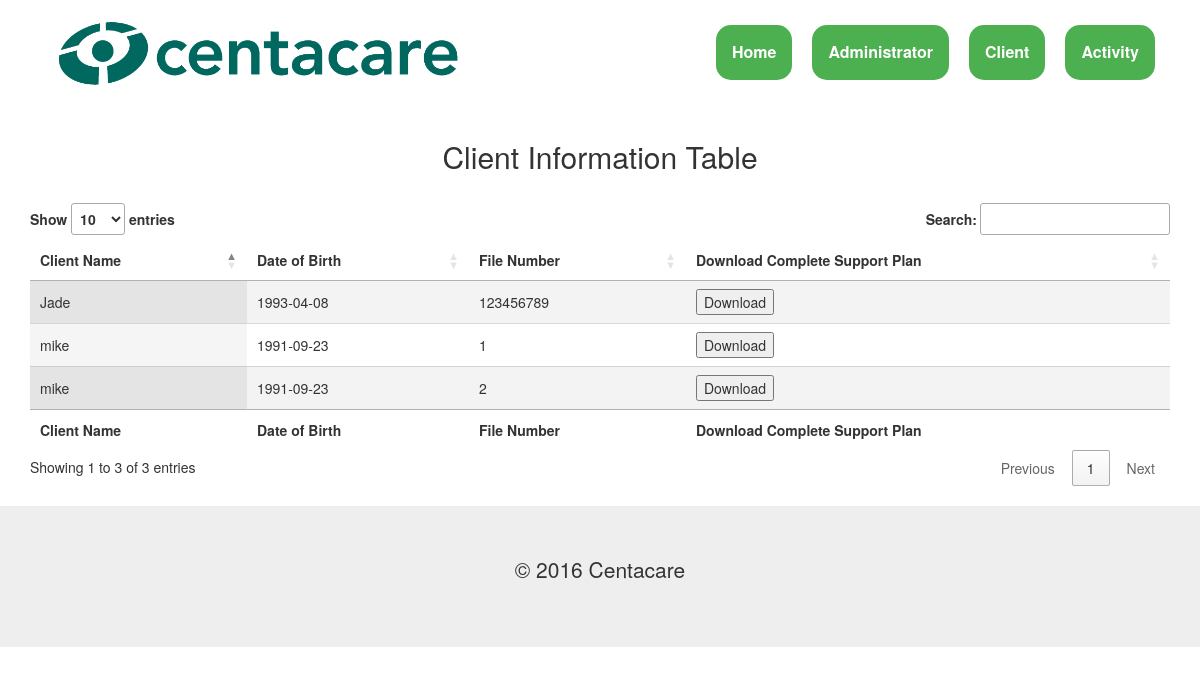
Screenshot of /viewclient.php (signed in) with the database file from the repository.
### tables this page shows
CREATE TABLE `ClientBasicInformation` (
  `ClientName` varchar(50) NOT NULL,
  `D.O.B` date NOT NULL,
  `FileNo` int(30) NOT NULL
);

### viewclient.php (the view, shortened to what this page needs)
<!DOCTYPE html>
<html lang="en">
<head>
	<link type="text/css" rel="stylesheet" href="css/styles.css"/>
	<link rel="stylesheet" href="css/bootstrap.css">
	<link rel="stylesheet" href="css/datatable.css">
    <link type="text/css" rel="stylesheet" href="css/menustyle2.css"/>
	<link rel="stylesheet" type="text/css" href="//cdn.datatables.net/1.10.12/css/jquery.dataTables.css">
</head>
	<header style="z-index:999;"class="header" id="interest" class="navbar navbar-inverse navbar-fixed-top" role="banner">
	 	<div class="container">
	    	<div class="navbar-header">
	    	<a href="home.php"><img src="images/logo.png" alt="centacarelogo" style="width:40%;height:20%;"/></a>
	    <nav class="collapse navbar-collapse bs-navbar-collapse navbar-right" role="navigation"style=" position: relative;">
	      <ul class="nav navbar-nav menu">
	  		<div class="dropdown">
				<button class="dropbtn">Activity</button>
			</div>
	  		<div class="dropdown">
				<button class="dropbtn">Client</button>
 			</div>
 	  		<div class="dropdown">
 		 		<button class="dropbtn">Administrator</button>
			</div>
 	  		<div class="dropdown" >
 		 		<a href="home.php" ><button class="dropbtn">
  					Home
  				</button></a>
			</div>
	</header>
	<br>
	<body>
	<br>
	<div class="container">
	<br>
<center>
	<h2 style="float:center">Client Information Table</h2></center> <br>
	<table id="datatable" class="display" cellspacing="0" width="100%">
				        <thead>
				            <tr>
				                <th>Client Name</th>
				                <th>Date of Birth</th>
				                <th>File Number</th>
				                <th>Download Complete Support Plan</th>
				            </tr>
				        </thead>
				        <tfoot>
				            <tr>
				                <th>Client Name</th>
				                <th>Date of Birth</th>
				                <th>File Number</th>
				                <th>Download Complete Support Plan</th>
				            </tr>
				        </tfoot>
				        <tbody>
							<?php
								$mysqli = new mysqli('drwatson.zones.eait.uq.edu.au','watson','watson', 'Centacare');
								$query = "SELECT * FROM ClientBasicInformation";
										$stmt = $mysqli->stmt_init();
										$stmt->prepare($query);
										$stmt->execute();
										$result = $stmt->get_result();
										while($row = $result->fetch_array(MYSQLI_ASSOC)){
										?>
										<tr>
							                <td><?php echo $row['ClientName'] ?></td>
							                <td><?php echo $row['D.O.B'] ?></td>
							                <td><?php echo $row['FileNo'] ?></td>
							                <td>
							            <form id="sampleForm" name="sampleForm" method="POST" action="detailinfo.php">
	<input type="submit" value="Download">  </form>
							    </td>  </tr>
										<?php
										}
							?>
			</tbody>
	    		</table>
	</div>
	<br>
	<footer class="jumbotron">
		<p>© 2016 Centacare</p>
	</footer>
</body>
</html>

### css/styles.css (style rules this page uses)
html { -webkit-font-smoothing:antialiased; }
body { background-color: #fff; min-width:1000px; }
header { background-color:white; }
header img { width: 60%; }
footer, #days { text-align: center; position:relative; }

### css/datatable.css (style rules this page uses)
table.dataTable { width:100%;margin:0 auto;clear:both;border-collapse:separate;border-spacing:0 }
table.dataTable thead th,table.dataTable tfoot th { font-weight:bold }
table.dataTable thead th,table.dataTable thead td { padding:10px 18px;border-bottom:1px solid #111 }
table.dataTable tfoot th,table.dataTable tfoot td { padding:10px 18px 6px 18px;border-top:1px solid #111 }
table.dataTable thead .sorting,table.dataTable thead .sorting_asc,table.dataTable thead .sorting_desc { cursor:pointer;*cursor:hand }
table.dataTable thead .sorting,table.dataTable thead .sorting_asc,table.dataTable thead .sorting_desc,table.dataTable thead .sorting_asc_disabled,table.dataTable thead .sorting_desc_disabled { background-repeat:no-repeat;background-position:center right }
table.dataTable thead .sorting { background-image:url("../images/sort_both.png") }
table.dataTable thead .sorting_asc { background-image:url("../images/sort_asc.png") }
table.dataTable tbody tr { background-color:#ffffff }
table.dataTable tbody th,table.dataTable tbody td { padding:8px 10px }
table.dataTable.row-border tbody th,table.dataTable.row-border tbody td,table.dataTable.display tbody th,table.dataTable.display tbody td { border-top:1px solid #ddd }
table.dataTable.row-border tbody tr:first-child th,table.dataTable.row-border tbody tr:first-child td,table.dataTable.display tbody tr:first-child th,table.dataTable.display tbody tr:first-child td { border-top:none }
table.dataTable.stripe tbody tr.odd,table.dataTable.display tbody tr.odd { background-color:#f9f9f9 }
table.dataTable.order-column tbody tr>.sorting_1,table.dataTable.order-column tbody tr>.sorting_2,table.dataTable.order-column tbody tr>.sorting_3,table.dataTable.display tbody tr>.sorting_1,table.dataTable.display tbody tr>.sorting_2,table.dataTable.display tbody tr>.sorting_3 { background-color:#fafafa }
table.dataTable.display tbody tr.odd>.sorting_1,table.dataTable.order-column.stripe tbody tr.odd>.sorting_1 { background-color:#f1f1f1 }
table.dataTable.display tbody tr.even>.sorting_1,table.dataTable.order-column.stripe tbody tr.even>.sorting_1 { background-color:#fafafa }
table.dataTable,table.dataTable th,table.dataTable td { -webkit-box-sizing:content-box;box-sizing:content-box }

### css/menustyle2.css (style rules this page uses)
html { -webkit-font-smoothing:antialiased; }
.header { top :0px; position:fixed; left:0px; width:100%; background:#FFFFFF; }
.dropbtn { background-color: #4CAF50; color: white; padding: 16px; font-size: 16px; border: none; cursor: pointer; margin-top:20px; margin-right:10px; border-radius: 15px; font-weight: bold; }
.dropdown { position: relative; display: inline-block; float: right; padding:5px; font-weight: bold; }

### rows the page displays
clientbasicinformation: ClientName "mike", O "1991-09-23", FileNo "1"
clientbasicinformation: ClientName "mike", O "1991-09-23", FileNo "2"
clientbasicinformation: ClientName "Jade", O "1993-04-08", FileNo "123456789"
